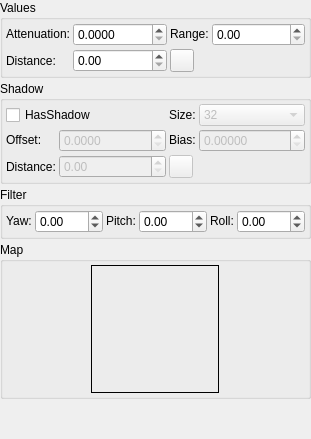
         <widget class="QWidget" name="pagePoint">
          <layout class="QGridLayout" name="gridLayout_8">
           <property name="leftMargin">
            <number>0</number>
           </property>
           <property name="topMargin">
            <number>0</number>
           </property>
           <property name="rightMargin">
            <number>0</number>
           </property>
           <property name="bottomMargin">
            <number>0</number>
           </property>
           <property name="spacing">
            <number>3</number>
           </property>
           <item row="4" column="0">
            <spacer name="verticalSpacer_2">
             <property name="orientation">
              <enum>Qt::Vertical</enum>
             </property>
             <property name="sizeHint" stdset="0">
              <size>
               <width>20</width>
               <height>40</height>
              </size>
             </property>
            </spacer>
           </item>
           <item row="2" column="0">
            <widget class="GroupBox" name="groupBox_6">
             <property name="title">
              <string>Filter</string>
             </property>
             <property name="flat">
              <bool>true</bool>
             </property>
             <layout class="QGridLayout" name="gridLayout_7">
              <property name="leftMargin">
               <number>3</number>
              </property>
              <property name="topMargin">
               <number>3</number>
              </property>
              <property name="rightMargin">
               <number>3</number>
              </property>
              <property name="bottomMargin">
               <number>3</number>
              </property>
              <property name="spacing">
               <number>3</number>
              </property>
              <item row="0" column="3">
               <widget class="DoubleSpinBox" name="PointPitch">
                <property name="minimum">
                 <double>-360.000000000000000</double>
                </property>
                <property name="maximum">
                 <double>360.000000000000000</double>
                </property>
               </widget>
              </item>
              <item row="0" column="2">
               <widget class="QLabel" name="label_53">
                <property name="sizePolicy">
                 <sizepolicy hsizetype="Fixed" vsizetype="Fixed">
                  <horstretch>0</horstretch>
                  <verstretch>0</verstretch>
                 </sizepolicy>
                </property>
                <property name="text">
                 <string>Pitch:</string>
                </property>
               </widget>
              </item>
              <item row="0" column="1">
               <widget class="DoubleSpinBox" name="PointYaw">
                <property name="minimum">
                 <double>-360.000000000000000</double>
                </property>
                <property name="maximum">
                 <double>360.000000000000000</double>
                </property>
               </widget>
              </item>
              <item row="0" column="0">
               <widget class="QLabel" name="label_52">
                <property name="sizePolicy">
                 <sizepolicy hsizetype="Fixed" vsizetype="Fixed">
                  <horstretch>0</horstretch>
                  <verstretch>0</verstretch>
                 </sizepolicy>
                </property>
                <property name="text">
                 <string>Yaw:</string>
                </property>
               </widget>
              </item>
              <item row="0" column="5">
               <widget class="DoubleSpinBox" name="PointRoll">
                <property name="minimum">
                 <double>-360.000000000000000</double>
                </property>
                <property name="maximum">
                 <double>360.000000000000000</double>
                </property>
               </widget>
              </item>
              <item row="0" column="4">
               <widget class="QLabel" name="label_141">
                <property name="sizePolicy">
                 <sizepolicy hsizetype="Fixed" vsizetype="Fixed">
                  <horstretch>0</horstretch>
                  <verstretch>0</verstretch>
                 </sizepolicy>
                </property>
                <property name="text">
                 <string>Roll:</string>
                </property>
               </widget>
              </item>
             </layout>
            </widget>
           </item>
           <item row="1" column="0">
            <widget class="GroupBox" name="groupBox_24">
             <property name="title">
              <string>Shadow</string>
             </property>
             <property name="flat">
              <bool>true</bool>
             </property>
             <property name="checkable">
              <bool>false</bool>
             </property>
             <layout class="QGridLayout" name="gridLayout_6">
              <property name="leftMargin">
               <number>3</number>
              </property>
              <property name="topMargin">
               <number>3</number>
              </property>
              <property name="rightMargin">
               <number>3</number>
              </property>
              <property name="bottomMargin">
               <number>3</number>
              </property>
              <property name="spacing">
               <number>3</number>
              </property>
              <item row="0" column="0" colspan="2">
               <widget class="QCheckBox" name="PointHasShadow">
                <property name="text">
                 <string>HasShadow</string>
                </property>
               </widget>
              </item>
              <item row="0" column="3">
               <widget class="QComboBox" name="PointMapSize">
                <property name="enabled">
                 <bool>false</bool>
                </property>
                <property name="currentIndex">
                 <number>0</number>
                </property>
                <item>
                 <property name="text">
                  <string>32</string>
                 </property>
                </item>
                <item>
                 <property name="text">
                  <string>64</string>
                 </property>
                </item>
                <item>
                 <property name="text">
                  <string>128</string>
                 </property>
                </item>
                <item>
                 <property name="text">
                  <string>256</string>
                 </property>
                </item>
                <item>
                 <property name="text">
                  <string>512</string>
                 </property>
                </item>
                <item>
                 <property name="text">
                  <string>1024</string>
                 </property>
                </item>
                <item>
                 <property name="text">
                  <string>2048</string>
                 </property>
                </item>
                <item>
                 <property name="text">
                  <string>4196</string>
                 </property>
                </item>
                <item>
                 <property name="text">
                  <string>8192</string>
                 </property>
                </item>
               </widget>
              </item>
              <item row="1" column="0">
               <widget class="QLabel" name="label_57">
                <property name="sizePolicy">
                 <sizepolicy hsizetype="Fixed" vsizetype="Fixed">
                  <horstretch>0</horstretch>
                  <verstretch>0</verstretch>
                 </sizepolicy>
                </property>
                <property name="text">
                 <string>Offset:</string>
                </property>
               </widget>
              </item>
              <item row="1" column="1">
               <widget class="DoubleSpinBox" name="PointOffset">
                <property name="enabled">
                 <bool>false</bool>
                </property>
                <property name="decimals">
                 <number>4</number>
                </property>
                <property name="maximum">
                 <double>100.000000000000000</double>
                </property>
                <property name="singleStep">
                 <double>0.001000000000000</double>
                </property>
               </widget>
              </item>
              <item row="1" column="2">
               <widget class="QLabel" name="label_58">
                <property name="sizePolicy">
                 <sizepolicy hsizetype="Fixed" vsizetype="Fixed">
                  <horstretch>0</horstretch>
                  <verstretch>0</verstretch>
                 </sizepolicy>
                </property>
                <property name="text">
                 <string>Bias:</string>
                </property>
               </widget>
              </item>
              <item row="1" column="3">
               <widget class="DoubleSpinBox" name="PointBias">
                <property name="enabled">
                 <bool>false</bool>
                </property>
                <property name="decimals">
                 <number>5</number>
                </property>
                <property name="maximum">
                 <double>10.000000000000000</double>
                </property>
                <property name="singleStep">
                 <double>0.000010000000000</double>
                </property>
               </widget>
              </item>
              <item row="2" column="0">
               <widget class="QLabel" name="label_88">
                <property name="sizePolicy">
                 <sizepolicy hsizetype="Fixed" vsizetype="Preferred">
                  <horstretch>0</horstretch>
                  <verstretch>0</verstretch>
                 </sizepolicy>
                </property>
                <property name="text">
                 <string>Distance:</string>
                </property>
               </widget>
              </item>
              <item row="2" column="1">
               <widget class="DoubleSpinBox" name="PointShadowDistance">
                <property name="enabled">
                 <bool>false</bool>
                </property>
                <property name="maximum">
                 <double>999999999.000000000000000</double>
                </property>
               </widget>
              </item>
              <item row="2" column="2">
               <widget class="QPushButton" name="PointShadowDistanceFromCamera">
                <property name="enabled">
                 <bool>false</bool>
                </property>
                <property name="maximumSize">
                 <size>
                  <width>24</width>
                  <height>24</height>
                 </size>
                </property>
                <property name="toolTip">
                 <string>Distance From Camera</string>
                </property>
                <property name="text">
                 <string/>
                </property>
                <property name="icon">
                 <iconset resource="geditor.qrc">
                  <normaloff>:/Resources/MetroStyle/camcoder_pro.png</normaloff>:/Resources/MetroStyle/camcoder_pro.png</iconset>
                </property>
               </widget>
              </item>
              <item row="0" column="2">
               <widget class="QLabel" name="label_61">
                <property name="sizePolicy">
                 <sizepolicy hsizetype="Fixed" vsizetype="Fixed">
                  <horstretch>0</horstretch>
                  <verstretch>0</verstretch>
                 </sizepolicy>
                </property>
                <property name="text">
                 <string>Size:</string>
                </property>
               </widget>
              </item>
             </layout>
            </widget>
           </item>
           <item row="0" column="0">
            <widget class="GroupBox" name="groupBox_25">
             <property name="title">
              <string>Values</string>
             </property>
             <property name="flat">
              <bool>true</bool>
             </property>
             <layout class="QGridLayout" name="gridLayout_5">
              <property name="leftMargin">
               <number>3</number>
              </property>
              <property name="topMargin">
               <number>3</number>
              </property>
              <property name="rightMargin">
               <number>3</number>
              </property>
              <property name="bottomMargin">
               <number>3</number>
              </property>
              <property name="spacing">
               <number>3</number>
              </property>
              <item row="0" column="1">
               <widget class="DoubleSpinBox" name="PointAttenuation">
                <property name="decimals">
                 <number>4</number>
                </property>
                <property name="maximum">
                 <double>1000.000000000000000</double>
                </property>
                <property name="singleStep">
                 <double>0.001000000000000</double>
                </property>
               </widget>
              </item>
              <item row="0" column="0">
               <widget class="QLabel" name="label_59">
                <property name="sizePolicy">
                 <sizepolicy hsizetype="Fixed" vsizetype="Fixed">
                  <horstretch>0</horstretch>
                  <verstretch>0</verstretch>
                 </sizepolicy>
                </property>
                <property name="text">
                 <string>Attenuation:</string>
                </property>
               </widget>
              </item>
              <item row="0" column="2">
               <widget class="QLabel" name="label_60">
                <property name="sizePolicy">
                 <sizepolicy hsizetype="Fixed" vsizetype="Fixed">
                  <horstretch>0</horstretch>
                  <verstretch>0</verstretch>
                 </sizepolicy>
                </property>
                <property name="text">
                 <string>Range:</string>
                </property>
               </widget>
              </item>
              <item row="0" column="3">
               <widget class="DoubleSpinBox" name="PointRange">
                <property name="decimals">
                 <number>2</number>
                </property>
                <property name="maximum">
                 <double>100000.000000000000000</double>
                </property>
                <property name="singleStep">
                 <double>0.100000000000000</double>
                </property>
               </widget>
              </item>
              <item row="2" column="1">
               <widget class="DoubleSpinBox" name="PointOffDistance">
                <property name="enabled">
                 <bool>true</bool>
                </property>
                <property name="maximum">
                 <double>999999999.000000000000000</double>
                </property>
               </widget>
              </item>
              <item row="2" column="0">
               <widget class="QLabel" name="label_91">
                <property name="sizePolicy">
                 <sizepolicy hsizetype="Fixed" vsizetype="Preferred">
                  <horstretch>0</horstretch>
                  <verstretch>0</verstretch>
                 </sizepolicy>
                </property>
                <property name="text">
                 <string>Distance:</string>
                </property>
               </widget>
              </item>
              <item row="2" column="2">
               <widget class="QPushButton" name="PointOffDistanceFromCamera">
                <property name="enabled">
                 <bool>true</bool>
                </property>
                <property name="maximumSize">
                 <size>
                  <width>24</width>
                  <height>24</height>
                 </size>
                </property>
                <property name="toolTip">
                 <string>Distance From Camera</string>
                </property>
                <property name="text">
                 <string/>
                </property>
                <property name="icon">
                 <iconset resource="geditor.qrc">
                  <normaloff>:/Resources/MetroStyle/camcoder_pro.png</normaloff>:/Resources/MetroStyle/camcoder_pro.png</iconset>
                </property>
               </widget>
              </item>
             </layout>
            </widget>
           </item>
           <item row="3" column="0">
            <widget class="GroupBox" name="groupBox">
             <property name="title">
              <string>Map</string>
             </property>
             <property name="flat">
              <bool>true</bool>
             </property>
             <layout class="QGridLayout" name="gridLayout_12">
              <property name="leftMargin">
               <number>3</number>
              </property>
              <property name="topMargin">
               <number>3</number>
              </property>
              <property name="rightMargin">
               <number>3</number>
              </property>
              <property name="bottomMargin">
               <number>3</number>
              </property>
              <property name="spacing">
               <number>3</number>
              </property>
              <item row="0" column="0">
               <widget class="PictureBox" name="PointCubeMap">
                <property name="sizePolicy">
                 <sizepolicy hsizetype="Fixed" vsizetype="Fixed">
                  <horstretch>0</horstretch>
                  <verstretch>0</verstretch>
                 </sizepolicy>
                </property>
                <property name="minimumSize">
                 <size>
                  <width>128</width>
                  <height>128</height>
                 </size>
                </property>
                <property name="acceptDrops">
                 <bool>true</bool>
                </property>
                <property name="frameShape">
                 <enum>QFrame::Box</enum>
                </property>
                <property name="scaledContents">
                 <bool>true</bool>
                </property>
                <property name="filter">
                 <string>Texture files(*.dds)</string>
                </property>
               </widget>
              </item>
             </layout>
            </widget>
           </item>
          </layout>
         </widget>
